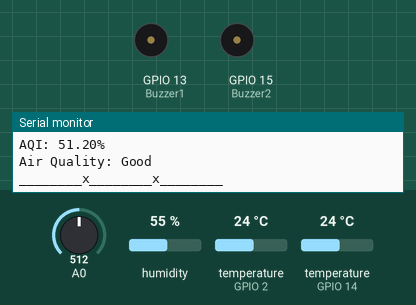
Simulated run of this sketch. Board: ESP8266 (NodeMCU). Shown: buzzer (waves = sounding, pin HIGH), the last lines printed to the serial monitor. The test bench sets the inputs (shaded band); at power-on: temperature (sensors on GPIO 2, GPIO 14) 24 °C, A0 = 512, humidity 55 %. WiFi joins after 1.5 s; servers stay silent unless stated; pins used as bus, display or sensor lines are not drawn.

Above: at 3.0 s.
3.1 s: temperature (sensor on GPIO 2) set to 36 °C
5.3 s: temperature (sensor on GPIO 2) set to 39 °C
At 5.94 s:
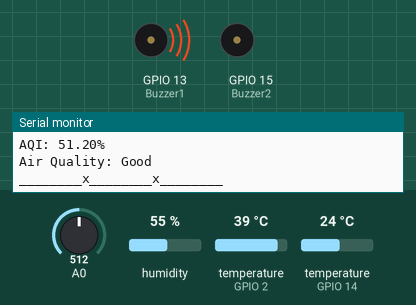
9.4 s: A0 set to 688
12.9 s: A0 set to 707
At 13.65 s:
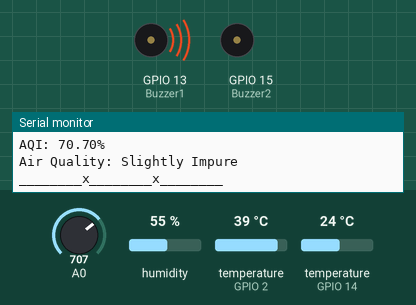
Timing chart, 0 to 27.2 s (numbered marks = the images above; inputs shaded):
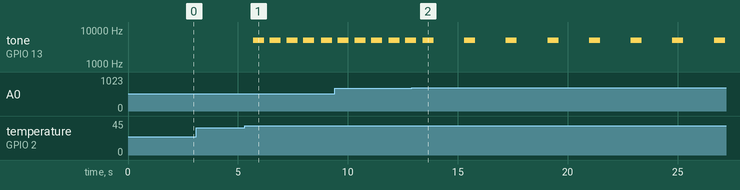

Measured:
- the behaviour switches between 37 and 38 °C on temperature (sensor on GPIO 2) (found by bisection; images 0 and 1)
- the behaviour switches between 699 and 700 on A0 (found by bisection; images 1 and 2)
- after the input at 5.3 s, tone on GPIO 13 (Buzzer1): alternates 5000 Hz for 0.50 s and silent for 0.27 s, starting after 0.39 s

The sketch:

Main_Project_Code_For_Sensor_Blynk.ino
```cpp
#include <Wire.h>
#define BLYNK_PRINT Serial
#include <Blynk.h>
#include <ESP8266WiFi.h>
#include <BlynkSimpleEsp8266.h>
#include <OneWire.h>
#include <DallasTemperature.h>
#include "DHT.h"


#define DHTTYPE DHT11
#define DHTPIN 14 //D5 pin
#define DS18B20 2 //D4 pin
#define REPORTING_PERIOD_MS 1000

DHT dht(DHTPIN, DHTTYPE);;
OneWire oneWire(DS18B20);
DallasTemperature sensors(&oneWire);

int Buzzer1 = 13;
int Buzzer2 = 15;

char auth[] = "HiDL_Svy8QeD3RJ-DcSs0Wk6wlfdNVW1";
char ssid[] = "Nirvan";
char pass[] = "nirvan007";


float bodytemp, bodytempF, temp, humidity, PPM, AQI;
uint32_t tsLastReport = 0;


void setup()
{
    Serial.begin(115200);
    Blynk.begin(auth, ssid, pass);
    dht.begin();
    pinMode(Buzzer1, OUTPUT);
    pinMode(Buzzer2, OUTPUT);
}

void loop()
{
    Blynk.run();

    sensors.requestTemperatures();

   if (millis() - tsLastReport > REPORTING_PERIOD_MS)
    {
        temp = dht.readTemperature();
        humidity = dht.readHumidity();

        bodytemp = sensors.getTempCByIndex(0);
        bodytempF = (bodytemp*9.0)/5.0+32;
        PPM = analogRead(A0);
        AQI = (PPM/1000)*100;

        Serial.print("Body Temperature: ");
        Serial.print(bodytempF);
        Serial.println("°F");

        if(bodytempF > 98.6)
        {
          Serial.println("Body Temperature: High Body Temperature");
        }
        else
        {
          Serial.println("Body Temperature: Normal");
        }

        Serial.print("Room Temperature: ");
        Serial.print(temp);
        Serial.println("°C");

        if(temp > 37.5)
        {
          Serial.println("Room Temperature: High Ambient Temperature");
        }
        else
        {
          Serial.println("Room Temperature: Normal");
        }

        Serial.print("Room Humidity: ");
        Serial.print(humidity);
        Serial.println("%");

       if(humidity >= 90)
        {
          Serial.println("Room Humidity: High Ambient Humidity");
        }
        else
        {
          Serial.println("Room Humidity: Normal");
        }


        Serial.print("AQI: ");
        Serial.print(AQI);
        Serial.println("%");

        if(PPM >= 700 && PPM <= 750)
        {
          Serial.println("Air Quality: Slightly Impure");
        }
        else if(PPM >= 800)
        {
          Serial.println("Air Quality: Impure");
        }
        else
        {
          Serial.println("Air Quality: Good");
        }

        Serial.println("________x________x________");


        Blynk.virtualWrite(V3, temp);
        Blynk.virtualWrite(V4, humidity);
        Blynk.virtualWrite(V5, bodytempF);
        Blynk.virtualWrite(V6, AQI);


        tsLastReport = millis();
    }

    if(bodytempF > 98.6)
        {
          digitalWrite(Buzzer1, HIGH);
          tone(Buzzer1, 5000, 500);
        }
        else
        {
          digitalWrite(Buzzer1, LOW);
        }

    if(PPM >= 700)
        {
          digitalWrite(Buzzer2, LOW);
          delay(1000);
          digitalWrite(Buzzer2, LOW);
          delay(100);
        }
        else
        {
          digitalWrite(Buzzer2, LOW);
        }
}
```
